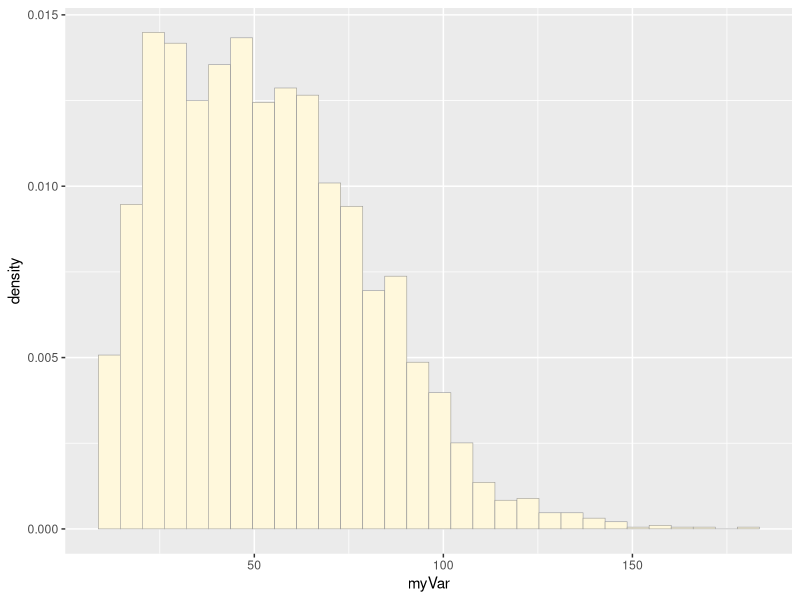
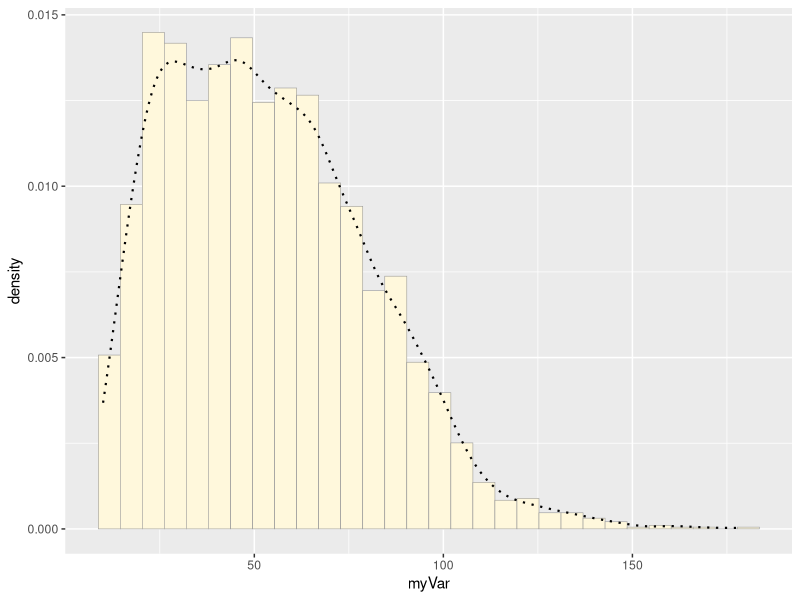
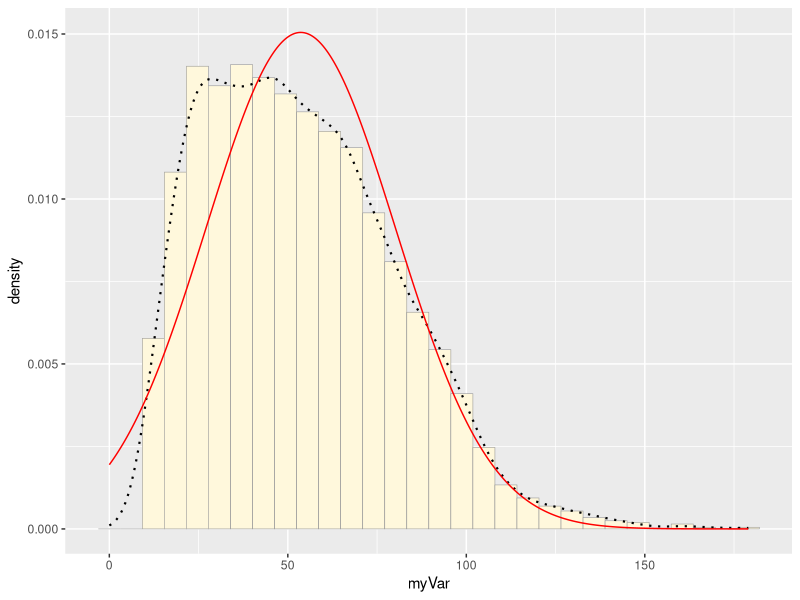
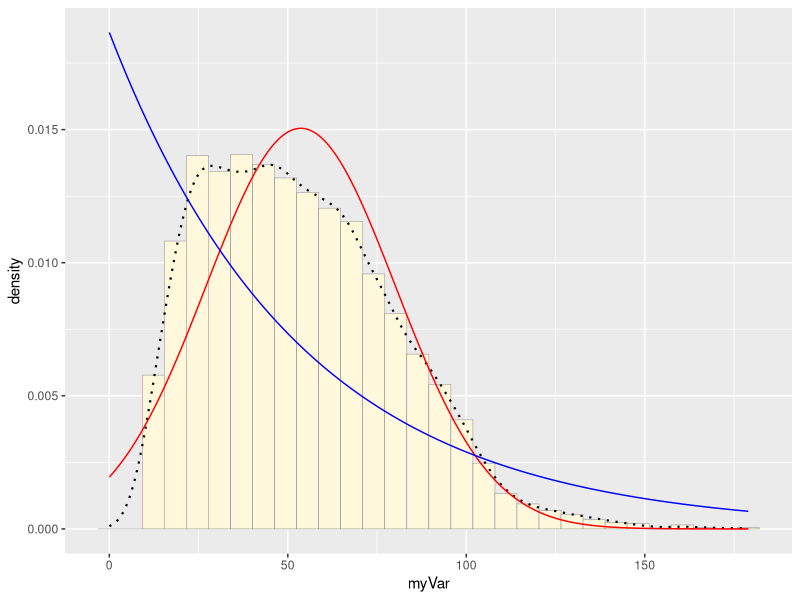
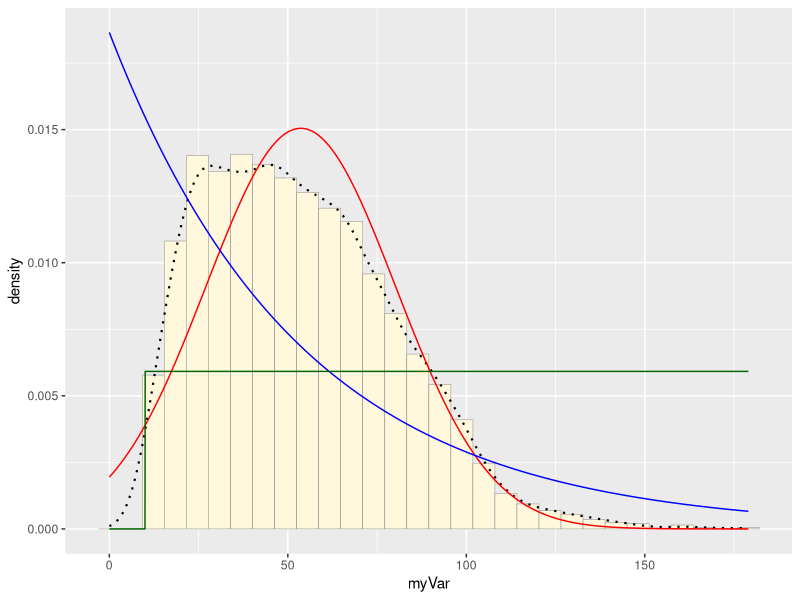
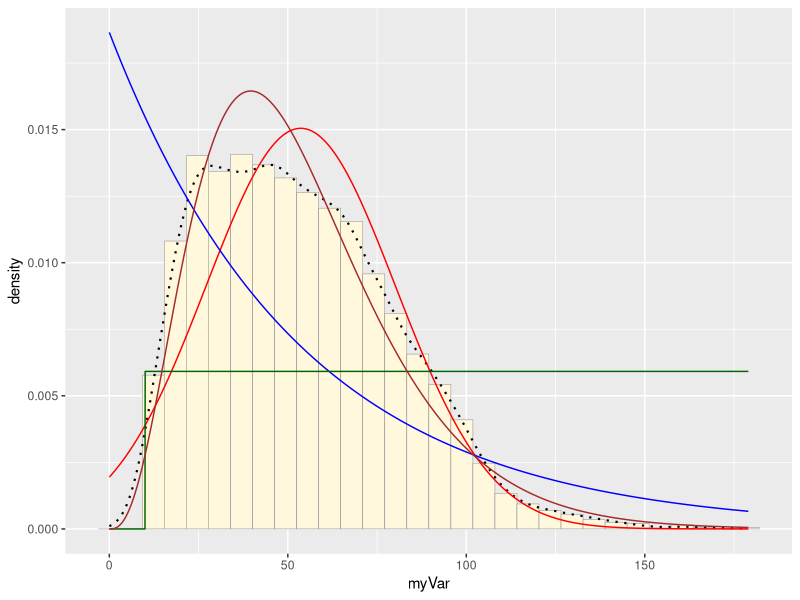
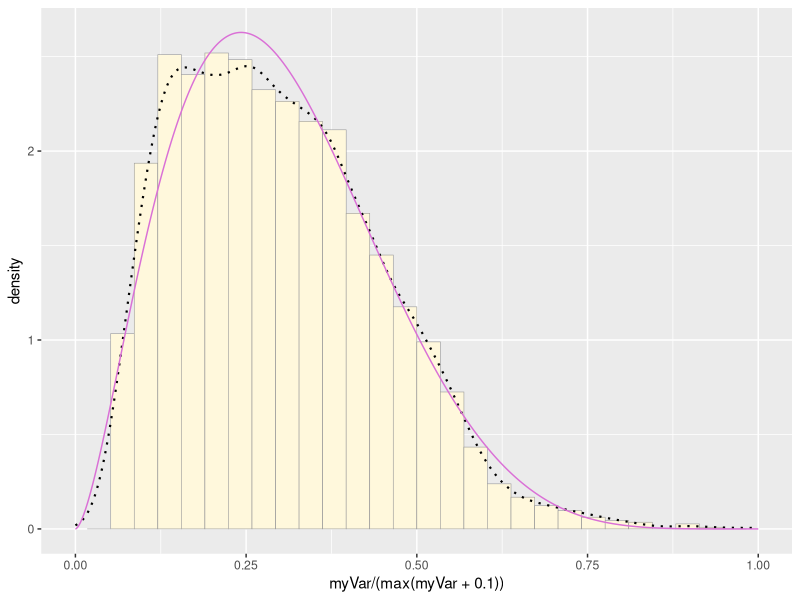
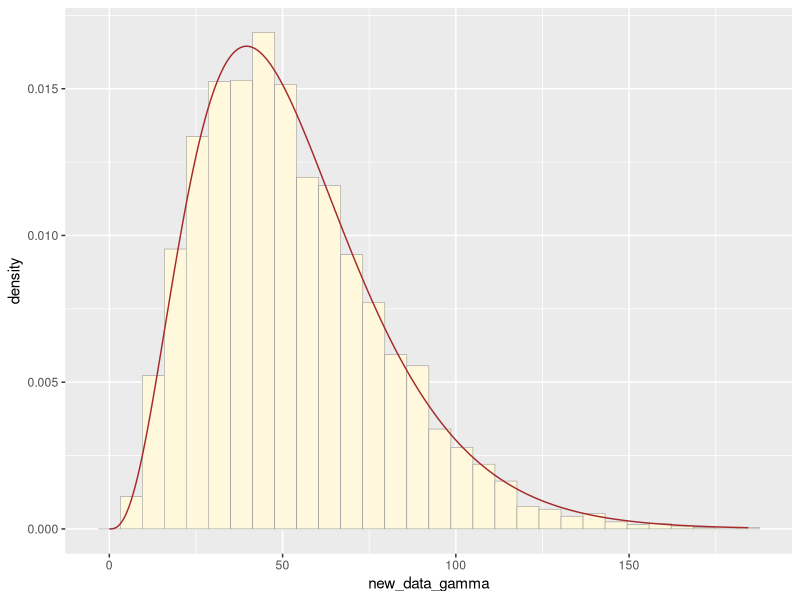

Here is the R script that generated these plots, in order:
## ---- chunk 1
knitr::opts_chunk$set(echo = TRUE)
## ---- chunk 2
z_dataframe <- read.table("data_tree_phenology.csv",header=TRUE,sep=";",
                          stringsAsFactors=FALSE)
# https://datadryad.org/stash/dataset/doi:10.5061/dryad.8t026
z <- data.frame(1:length(z_dataframe$country),z_dataframe$diameter)
names(z) <- list("ID","myVar")
str(z)
summary(z)
## ---- chunk 3
library(ggplot2) # for graphics
library(MASS) # for maximum likelihood estimation
## ---- chunk 4
# quick and dirty, a truncated normal distribution to work on the solution set

# z <- rnorm(n=3000,mean=0.2)
# z <- data.frame(1:3000,z)
# names(z) <- list("ID","myVar")
# z <- z[z$myVar>0,]
# str(z)
# summary(z$myVar)
## ---- chunk 5
p1 <- ggplot(data=z, aes(x=myVar, y=..density..)) +  # rescale y axis from counts to density (want area under histogram to equal 1)
  geom_histogram(color="grey60",fill="cornsilk",size=0.2) 
print(p1)
## ---- chunk 6
p1 <-  p1 +  geom_density(linetype="dotted",size=0.75)  # add in kernel density plot of data - empirical curve fitted to data
print(p1)
## ---- chunk 7
normPars <- fitdistr(z$myVar,"normal")  # get maximum likelihood parameters
print(normPars)
str(normPars)
normPars$estimate["mean"] # note structure of getting a named attribute
## ---- chunk 8
meanML <- normPars$estimate["mean"]
sdML <- normPars$estimate["sd"]

xval <- seq(0,max(z$myVar),len=length(z$myVar))

 stat <- stat_function(aes(x = xval, y = ..y..), 
                       fun = dnorm,   # dnorm generates probability density for normal distribution
                       colour="red",  # make best-fitting normal distribution red
                       n = length(z$myVar), 
                       args = list(mean = meanML, sd = sdML))
 p1 + stat
## ---- chunk 9
expoPars <- fitdistr(z$myVar,"exponential")
rateML <- expoPars$estimate["rate"]

stat2 <- stat_function(aes(x = xval, y = ..y..), fun = dexp, # use exponential curve instead
                       colour="blue", n = length(z$myVar), 
                       args = list(rate=rateML))
 p1 + stat + stat2
## ---- chunk 10
stat3 <- stat_function(aes(x = xval, y = ..y..), fun = dunif, colour="darkgreen", n = length(z$myVar), args = list(min=min(z$myVar), max=max(z$myVar)))
 p1 + stat + stat2 + stat3
## ---- chunk 11
gammaPars <- fitdistr(z$myVar,"gamma")
shapeML <- gammaPars$estimate["shape"]
rateML <- gammaPars$estimate["rate"]

stat4 <- stat_function(aes(x = xval, y = ..y..), fun = dgamma, colour="brown", n = length(z$myVar), args = list(shape=shapeML, rate=rateML))
 p1 + stat + stat2 + stat3 + stat4
## ---- chunk 12
pSpecial <- ggplot(data=z, aes(x=myVar/(max(myVar + 0.1)), y=..density..)) +
  geom_histogram(color="grey60",fill="cornsilk",size=0.2) + 
  xlim(c(0,1)) +
  geom_density(size=0.75,linetype="dotted")

betaPars <- fitdistr(x=z$myVar/max(z$myVar + 0.1),start=list(shape1=1,shape2=2),"beta")
shape1ML <- betaPars$estimate["shape1"]
shape2ML <- betaPars$estimate["shape2"]

statSpecial <- stat_function(aes(x = xval, y = ..y..), fun = dbeta, colour="orchid", n = length(z$myVar), args = list(shape1=shape1ML,shape2=shape2ML))
pSpecial + statSpecial
## ---- chunk 13
shapeML <- gammaPars$estimate["shape"]
rateML <- gammaPars$estimate["rate"]

z$new_data_gamma <- rgamma(n=(length(z$ID)), shape = shapeML, rate = rateML)
## ---- chunk 14
p2 <- ggplot(data=z, aes(x=new_data_gamma, y=..density..)) +  
  geom_histogram(color="grey60",fill="cornsilk",size=0.2) 
print(p2 + stat4)
## ---- chunk 15
p1 <- ggplot(data=z, aes(x=myVar, y=..density..)) + 
  geom_histogram(color="grey60",fill="cornsilk",size=0.2) 
print(p1 + stat4)

